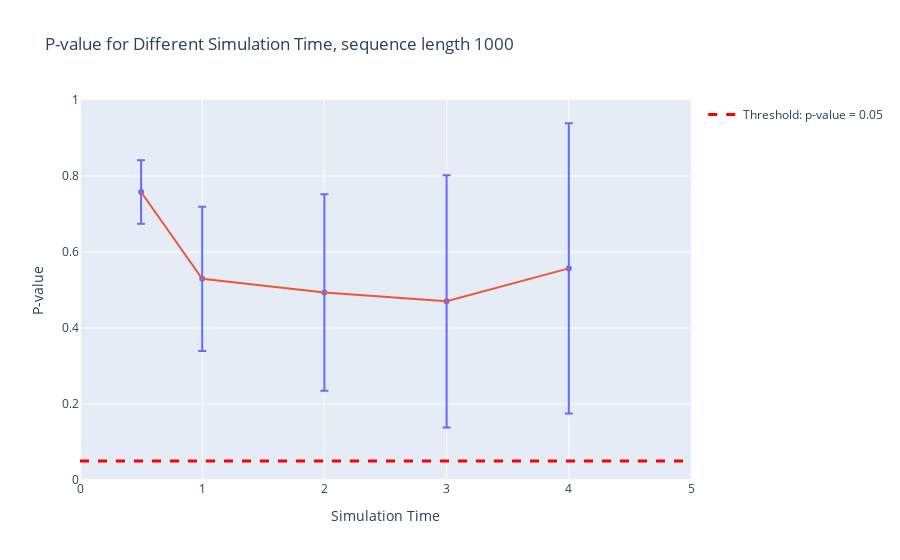

The cell this chart's notebook holds for it:
### Code cell
# Create a dot plot with error bars for standard deviations
fig_time_pvalue = px.scatter(x=time_range, y=p_value_time_mean_1000,
                             labels={'x': 'Simulation Time', 'y': 'P-value'},
                             title='P-value for Different Simulation Time, sequence length 1000',
                             error_y=p_value_time_std_dev_1000)

fig_time_pvalue.add_scatter(x=time_range, y=p_value_time_mean_1000, mode='lines', showlegend=False)

# Add a horizontal line at y=0.05
fig_time_pvalue.add_scatter(x=[0, 5], y=[0.05, 0.05],
                              mode='lines', line=dict(color='red', dash='dash', width=3),
                              name='Threshold: p-value = 0.05')
# Save the plot as a PDF
# fig_repeat_pvalue.write_image("P_value_length_time.pdf")
fig_time_pvalue.update_yaxes(range=[0, 1])
fig_time_pvalue.update_xaxes(range=[0, 5])

# Show the plot
fig_time_pvalue.show()

### Figure 1 — Plotly figure (JSON) as saved in the notebook; plotly's stock layout.template omitted (floating-point values rounded to 4 significant figures)
{"data": [{"error_y": {"array": [0.08328, 0.1896, 0.2584, 0.3319, 0.382]}, "hovertemplate": "Simulation Time=%{x}<br>P-value=%{y}<extra></extra>", "legendgroup": "", "marker": {"color": "#636efa", "symbol": "circle"}, "mode": "markers", "name": "", "orientation": "v", "showlegend": false, "type": "scatter", "x": [0.5, 1, 2, 3, 4], "xaxis": "x", "y": [0.7579, 0.5293, 0.4935, 0.4702, 0.5569], "yaxis": "y"}, {"mode": "lines", "showlegend": false, "type": "scatter", "x": [0.5, 1, 2, 3, 4], "y": [0.7579, 0.5293, 0.4935, 0.4702, 0.5569]}, {"line": {"color": "red", "dash": "dash", "width": 3}, "mode": "lines", "name": "Threshold: p-value = 0.05", "type": "scatter", "x": [0, 5], "y": [0.05, 0.05]}], "layout": {"legend": {"tracegroupgap": 0}, "title": {"text": "P-value for Different Simulation Time, sequence length 1000"}, "xaxis": {"anchor": "y", "domain": [0, 1], "range": [0, 5], "title": {"text": "Simulation Time"}}, "yaxis": {"anchor": "x", "domain": [0, 1], "range": [0, 1], "title": {"text": "P-value"}}}}
